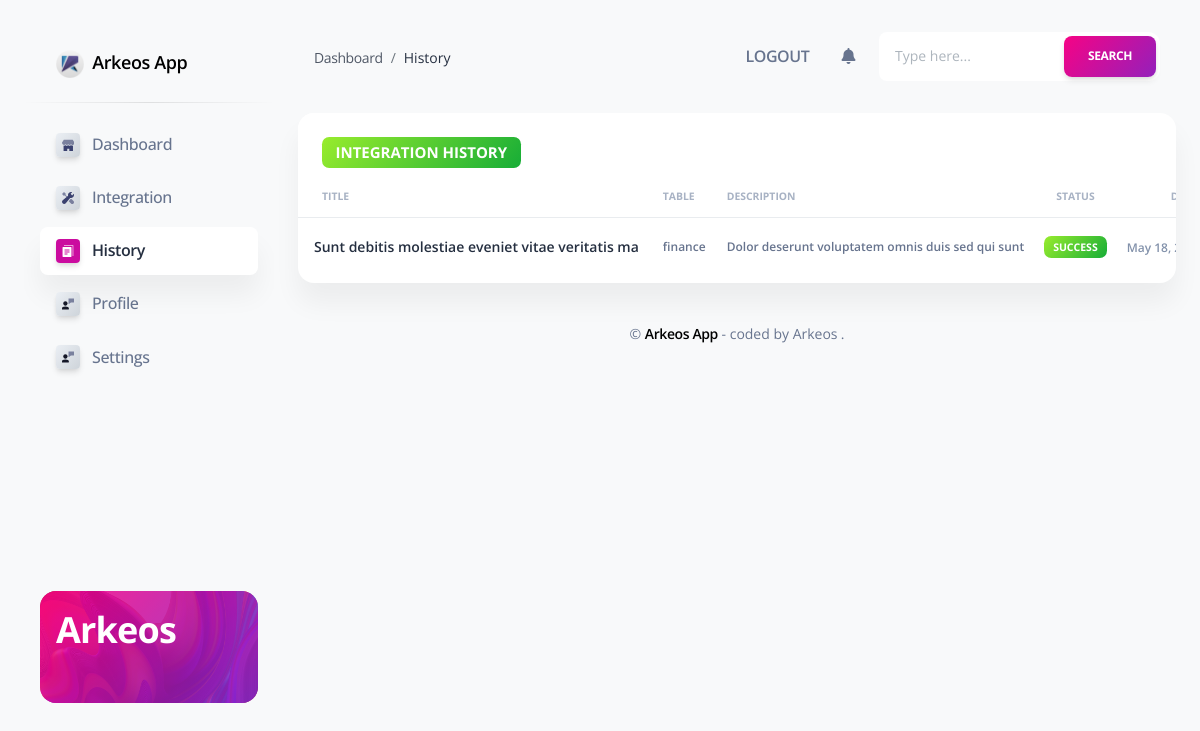
The app's page /history/1 (signed in) with its own data.
### app/models.py (models this page shows, shortened)
class Integrations(models.Model):
    title = models.CharField("Title", max_length=50)
    chois_table =(
        ('customer','customer'),
        ('finance','finance'))
    table = models.CharField("Table", max_length=50,  choices=chois_table)
    chois_status =(
        ('success','success'),
        ('erreur','erreur'))
    status = models.CharField("Status", max_length=50,  choices=chois_status)
    description = models.CharField("Description", max_length=50, default='description')
    date_time = models.DateTimeField("Datetime", auto_now_add=True)

### app/views.py (the view)
# urls.py: path('history/<int:id>', views.history,name="integration_history"),
@login_required(login_url="/login/")
def history(request, id):
    is_admin = is_admin_test(request)
    segment='history'
    integration=Integrations.objects.get(id = id)
    return render(request,"home/history_id.html",{'integration' : integration, "segment": segment, "is_admin" : is_admin})

### app/views.py (called while the page is built)
def is_admin_test(request):
    group = None
    allowedGroups=["admin"]
    if request.user.groups.exists():
        group = request.user.groups.all()[0].name
    if group in allowedGroups:
        return True
    else:
        return False

### app/templates/home/history_id.html (shortened to what this page needs)
{% extends 'layouts/base.html' %}
{% block content %}
  <div class="container-fluid py-4">
    <div class="row">
      <div class="col-12">
        <div class="card mb-4">
          <div class="d-flex align-items-center">
            <div class="card-header pb-0">
              <h5> <span class="badge badge-sm bg-gradient-success">Integration History</span></h5>
            </div>
          </div>
          <div class="card-body px-0 pt-0 pb-2">
            <div class="table-responsive p-0">
              <table class="table align-items-center mb-0">
                <thead>
                  <tr>
                    <th class="text-uppercase text-secondary text-xxs font-weight-bolder opacity-7">Title</th>
                    <th class="text-uppercase text-secondary text-xxs font-weight-bolder opacity-7 ps-2">Table</th>
                    <th class="text-uppercase text-secondary text-xxs font-weight-bolder opacity-7 ps-2">Description</th>
                    <th class="text-center text-uppercase text-secondary text-xxs font-weight-bolder opacity-7">Status</th>
                    <th class="text-center text-uppercase text-secondary text-xxs font-weight-bolder opacity-7">DatTime</th>
                  </tr>
                </thead>
                <tbody>
                  <tr>
                    <td>
                      <div class="d-flex px-2 py-1">
                        <div class="d-flex flex-column justify-content-center">
                          <h6 class="mb-0 text-sm">{{ integration.title }}</h6>
                        </div>
                      </div>
                    </td>
                    <td>
                      <p class="text-xs font-weight-bold mb-0">{{ integration.table }}</p>
                    </td>
                    <td>
                      <p class="text-xs font-weight-bold mb-0">{{ integration.description }}</p>
                    </td>
                    <td class="align-middle text-center text-sm">
                      {% if integration.status == 'success' %}
                        <span class="badge badge-sm bg-gradient-success">{{ integration.status }}</span>
                      {% endif %}
                    </td>
                    <td class="align-middle text-center">
                      <span class="text-secondary text-xs font-weight-bold">{{ integration.date_time }}</span>
                    </td>
                  </tr>
                </tbody>
              </table>
            </div>
          </div>
        </div>
      </div>
    </div>
    {% include "includes/footer.html" %}
  </div>
{% endblock content %}

### records on screen
Integrations: title "Sunt debitis molestiae eveniet vitae veritatis ma", table "finance", description "Dolor deserunt voluptatem omnis duis sed qui sunt", status "SUCCESS", date_time "May 18,…"
